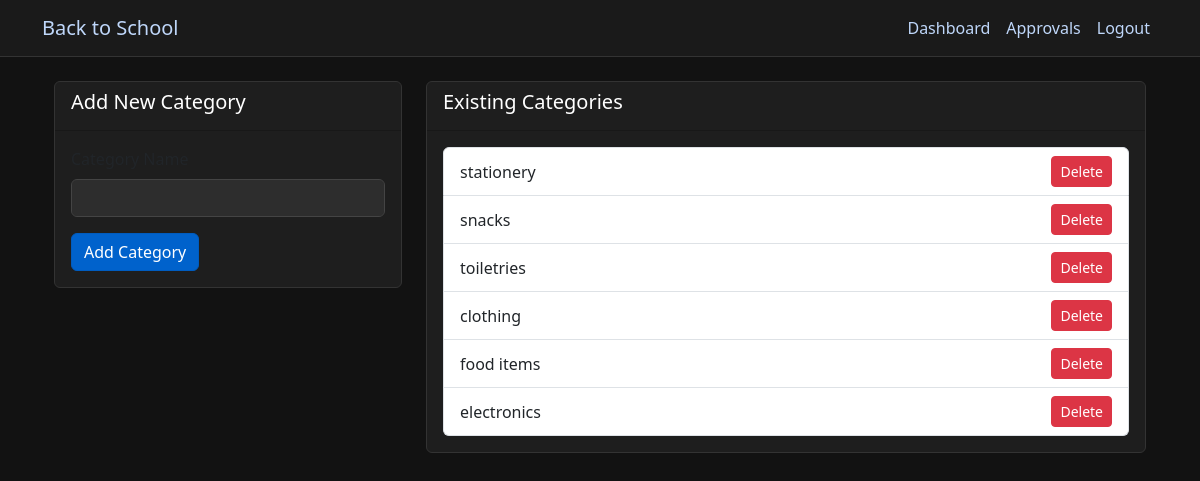
Page /admin/categories (signed in) on the committed database.
### app.py (models this page shows)
class ProductCategory(db.Model):
    id = db.Column(db.Integer, primary_key=True)
    name = db.Column(db.String(50), unique=True, nullable=False)

### app.py (the view, shortened to what this page needs)
@app.route('/admin/categories', methods=['GET', 'POST'])
@role_required(['app_admin'])
def manage_categories():
    categories = ProductCategory.query.all()
    return render_template('admin/manage_categories.html', categories=categories)

### app.py (called while the page is built)
def role_required(roles):
    def decorator(f):
        @wraps(f)
        def decorated_function(*args, **kwargs):
            if 'user_id' not in session:
                flash('Please log in to access this page', 'error')
                return redirect(url_for('login'))
            if session['role'] not in roles:
                flash('You do not have permission to access this page', 'error')
                return redirect(url_for('dashboard'))
            return f(*args, **kwargs)
        return decorated_function
    return decorator

@app.context_processor
def inject_current_user():
    if 'user_id' in session:
        user = db.session.get(User, session['user_id'])
        return {'current_user': user}
    return {'current_user': None}

@app.context_processor
def inject_cart_item_count():
    if 'user_id' in session and session['role'] in ['parent', 'student']:
        user = db.session.get(User, session['user_id'])
        cart = user.carts[0] if user.carts else None
        if cart and cart.items:
            return {'cart_item_count': len(cart.items)}
    return {'cart_item_count': 0}

### templates/admin/manage_categories.html
{% extends "base.html" %}
{% block content %}
<div class="container">
    <div class="row">
        <div class="col-md-4">
            <div class="card">
                <div class="card-header">
                    <h5>Add New Category</h5>
                </div>
                <div class="card-body">
                    <form method="POST" action="{{ url_for('manage_categories') }}">
                        <div class="mb-3">
                            <label for="name" class="form-label">Category Name</label>
                            <input type="text" class="form-control" id="name" name="name" required>
                        </div>
                        <button type="submit" class="btn btn-primary">Add Category</button>
                    </form>
                </div>
            </div>
        </div>
        <div class="col-md-8">
            <div class="card">
                <div class="card-header">
                    <h5>Existing Categories</h5>
                </div>
                <div class="card-body">
                    <ul class="list-group">
                        {% for category in categories %}
                        <li class="list-group-item d-flex justify-content-between align-items-center">
                            {{ category.name }}
                            <form action="{{ url_for('delete_category', cat_id=category.id) }}" method="POST" onsubmit="return confirm('Are you sure you want to delete this category?');">
                                <button type="submit" class="btn btn-danger btn-sm">Delete</button>
                            </form>
                        </li>
                        {% else %}
                        <li class="list-group-item">No categories found.</li>
                        {% endfor %}
                    </ul>
                </div>
            </div>
        </div>
    </div>
</div>
{% endblock %}

### templates/base.html (style rules this page uses)
body { background-color: #121212; color: #ffffff; }
h1, h2, h3, h4, h5, h6, span, p { color: #ffffff !important; }
.card { background-color: #1e1e1e; border: 1px solid #333; }
.form-control, .form-select { background-color: #2d2d2d; color: #ffffff; border: 1px solid #444; }
.btn-primary { background-color: #0062cc; border-color: #005cbf; }

### rows in the picture
ProductCategory: name "stationery"
ProductCategory: name "snacks"
ProductCategory: name "toiletries"
ProductCategory: name "clothing"
ProductCategory: name "food items"
ProductCategory: name "electronics"
